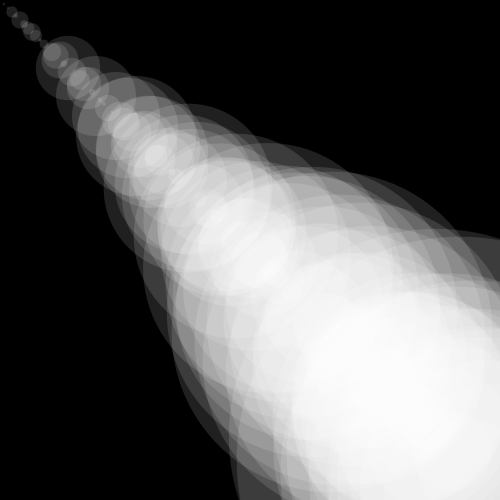
Frame 1 (no input)
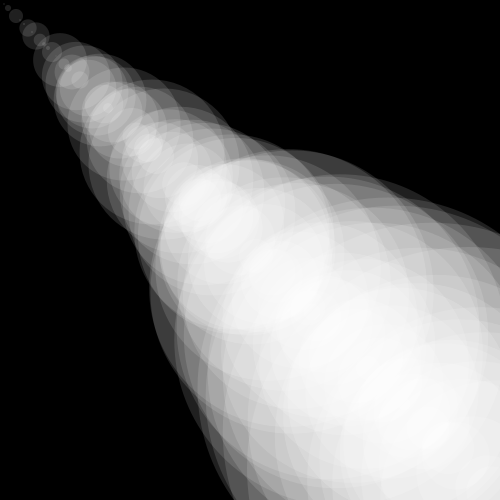
Frame 60 (the mouse pressed at the canvas centre just before this capture)
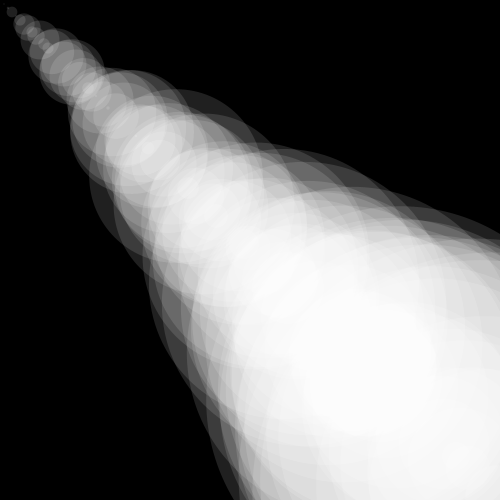
Frame 120 (the mouse held since frame 60 and released just before this capture)

The Processing sketch that drew these frames (run headless with seeded random() and noise(); from frame 60 on, the mouse is pressed at the canvas centre):

// Processing sketch: processing_114195
// ── processing_114195.pde

void setup() {
  size(500, 500);
  smooth();
  frameRate(5);
  fill(255,32);
  noStroke();
 
}

void draw() {
  background(0);
  //Utilizamos el incremento i parra dibujar burbujas de tamaño aleatorio 
  for (int i=0;  i<width;  i+=4){
      float tamano= random (i);
      ellipse (i, i, tamano, tamano);
    }  
    
}
